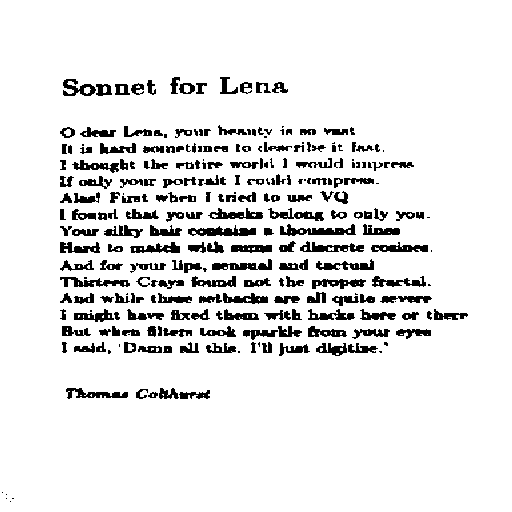
#> input picture TME2/img/son.gif, 512 x 512 px
$ jupyter execute TME2.ipynb
#> lines starting #> are read from the running program, lines starting #| are printed output that depends on the picture; after the words box and inside, x2 and y2 are one past the last pixel; in counts of white or black regions, pixels touching at a corner belong together
* <font color='blue'> Dorian QUABOUL 3872944 </font>
* <font color='blue'> Wenshan WU 3874034 </font>

# TME 2 : Fourier transform

This course is dedicated to the study of the discrete Fourier transform applied on the two following images:

<div>

</div>

and analyze the properties of their spectrum. To this end, we make use of the following functions provided by the module `numpy.fft`:

- `fft2()` to compute the Fourier transform on an image
- `fftshift()` to center the low frequencies
- `abs()` (from `numpy`) to compute the module of a complexe array

In most of cases, high frequencies have lower energy compare to low frequencies. We will use a logarithmic scale by applying $\log(1+abs(TF))$ to display the spectrum.

[cell 1]
import numpy as np
from numpy.fft import fft2,fftshift
from PIL import Image
import matplotlib.pyplot as plt

son = np.array(Image.open('img/son.gif'))
#> son is the input picture: shape (512, 512); 90.8% white; 263 black regions (46 under 20 px), largest, box (x1, y1, x2, y2) and area: (280, 224, 356, 236) 471, (188, 225, 256, 236) 446, (300, 241, 364, 252) 364
sonrot = np.array(Image.open('img/sonrot.gif'))
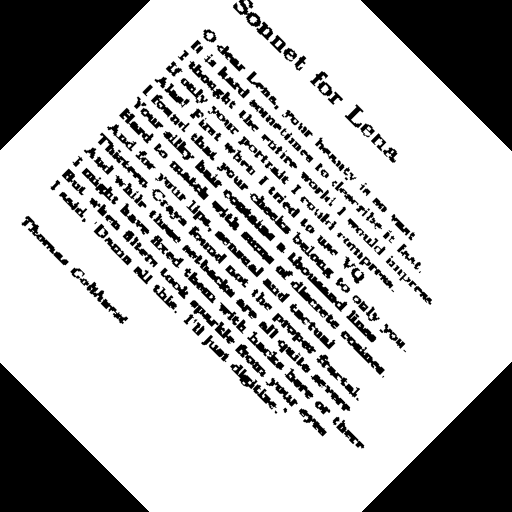
#> input picture TME2/img/sonrot.gif, 512 x 512 px
#> sonrot is the input picture: shape (512, 512); min 0, max 255, mean 187.4

## Exercice: properties of Fourier transform applied on natural images
1. Write the following functions:
 - `computeFT(I)` returning the Fourier transform of image `I`,
 - `toVisualizeFT(If)` returning the centered module of complex an array `If` (the Fourier transform of an image),
 - `toVisualizeLogFT(If)` similar to the previous function but use a logarithmic scale.

[cell 2]
def computeFT(I):
    """ Array -> Array[complex] """
    return fft2(I)

def toVisualizeFT(If):
    """ Array[complex] -> Array[float] """
    return fftshift(abs(If))

def toVisualizeLogFT(If):
    """ Array[complex] -> Array[float] """
    return fftshift(np.log(1+abs(If)))

2. Write a series of instructions that
 - compute the Fourier transform of `son` and `sonrot`,
 - compute and display the module using a logarithmic scale,
 - threshold the module with a parameter of $1.10^5$ (use the function of TME1)
 - display the thresholded spectrum

[cell 3]
def thresholdImage(I,s):
    """ Array*int -> Array """
    return np.where(I<s,0,255)

[cell 4]
### Series of instructions

# Calcul de la TF des images : son et sonrot
TF_son = computeFT(son)
TF_sonrot = computeFT(sonrot)

# Calcul du module et affichage
TF_son_log = toVisualizeLogFT(TF_son)
TF_sonrot_log = toVisualizeLogFT(TF_sonrot)
#> in toVisualizeLogFT (call 2), `return fftshift(np.log(1+abs(If)))`:
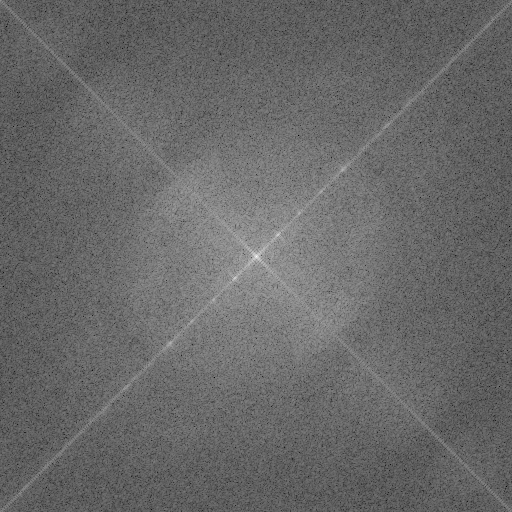
#> returned value: shape (512, 512) float64; min 3.09, max 17.71, mean 9.1; drawn with min black and max white

plt.imshow(TF_son_log,cmap="gray")
plt.title("Module using logarithmic scale - son")
plt.show()

plt.imshow(TF_sonrot_log,cmap="gray")
plt.title("Module using logarithmic scale - sonrot")
plt.show()

# Seuillage du module (10 puissance 5)
fftshift_son = toVisualizeFT(TF_son)
fftshift_sonrot = toVisualizeFT(TF_sonrot)

TF_son_thres = thresholdImage(fftshift_son,10**5)
#> in thresholdImage, `return np.where(I<s,0,255)`: returned value: shape (512, 512) int64; 1.4% white in thin lines or dots, all inside (x1, y1, x2, y2) = (146, 22, 367, 491)
TF_sonrot_thres = thresholdImage(fftshift_sonrot,10**5)
#> in thresholdImage (call 2), `return np.where(I<s,0,255)`: returned value: shape (512, 512) int64; 1.4% white in thin lines or dots, all inside (x1, y1, x2, y2) = (121, 120, 392, 393)

# Affichage spectre seuillé
plt.imshow(TF_son_thres,cmap="gray")
plt.title("Thresholded spectrum - son")
plt.show()

plt.imshow(TF_sonrot_thres,cmap="gray")
plt.title("Thresholded spectrum - sonrot")
plt.show()

3. Interpretation: discuss the results obtained on thresholded FT module. What property of the Fourier transform is shown ?

* <font color='red'> Sur les spectres seuillés des deux images, on remarque une symétrie centrale ainsi qu'une rotation de 45 degrés de l'une par rapport à l'autre </font>
* <font color='red'> Le seuillage a permis de déterminer les fréquences significatives de chaque image </font>
* <font color='red'> Les spectres mettent également en évidence la périodicité ainsi que l'orientation des motifs de l'image </font>

4. Write the function `blend()` getting two images, one float parameter $\alpha\in[0,1]$, calculating $\alpha I_1+(1-\alpha)I_2$ and returning the result.

[cell 5]
def blend(I1,I2,alpha):
    """ Array**2*float -> Array """
    return alpha * I1 + (1-alpha) * I2

5. Apply the previous function on images `son` and `sonrot` and $\alpha=\frac12$, compute the Fourier transform, threshold the module and visualize the result.

[cell 6]
# Application de blend sur son et sonrot pour alpha = 0.5
blend_son_sonrot = blend(son,sonrot,0.5)
#> in blend, `return alpha * I1 + (1-alpha) * I2`:
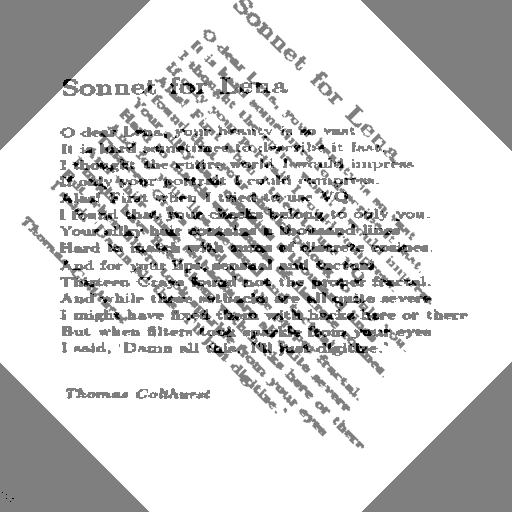
#> returned value: shape (512, 512) float64; min 0, max 255, mean 209.5

# Calcul de la TF
TF_blend = computeFT(blend_son_sonrot)

# Seuillage du module
TF_blend_thr = thresholdImage(toVisualizeFT(TF_blend),10**5)
#> in thresholdImage (call 3), `return np.where(I<s,0,255)`: returned value: shape (512, 512) int64; 0.59% white in thin lines or dots, all inside (x1, y1, x2, y2) = (158, 69, 355, 444)

# Visualisation
plt.imshow(TF_blend_thr,cmap="gray")
plt.title("Blend son + sonrot (alpha = 0.5)")
plt.show()

[cell 7]
# Application de blend sur son et sonrot pour alpha = 0.1
blend_son_sonrot = blend(son,sonrot,0.1)
#> call 2 of blend, with alpha = 0.1
#> in blend (call 2), `return alpha * I1 + (1-alpha) * I2`:
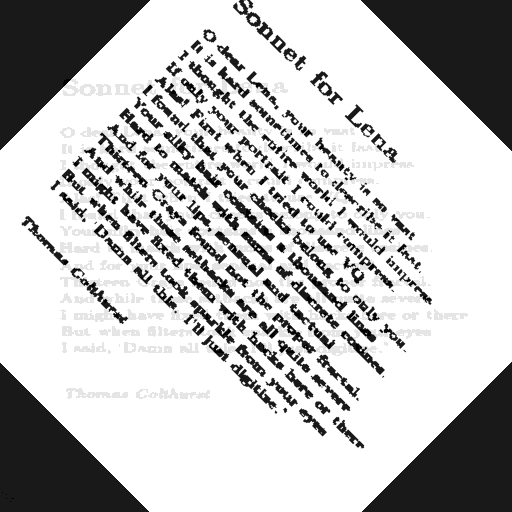
#> returned value: shape (512, 512) float64; min 0, max 255, mean 191.8

# Calcul de la TF
TF_blend = computeFT(blend_son_sonrot)

# Seuillage du module
TF_blend_thr = thresholdImage(toVisualizeFT(TF_blend),10**5)
#> in thresholdImage (call 4), `return np.where(I<s,0,255)`: returned value: shape (512, 512) int64; 1.1% white in thin lines or dots, all inside (x1, y1, x2, y2) = (123, 123, 390, 390)

# Visualisation
plt.imshow(TF_blend_thr,cmap="gray")
plt.title("Blend son + sonrot (alpha = 0.1)")
plt.show()

[cell 8]
# Application de blend sur son et sonrot pour alpha = 0.9
blend_son_sonrot = blend(son,sonrot,0.9)
#> call 3 of blend, with alpha = 0.9
#> in blend (call 3), `return alpha * I1 + (1-alpha) * I2`:
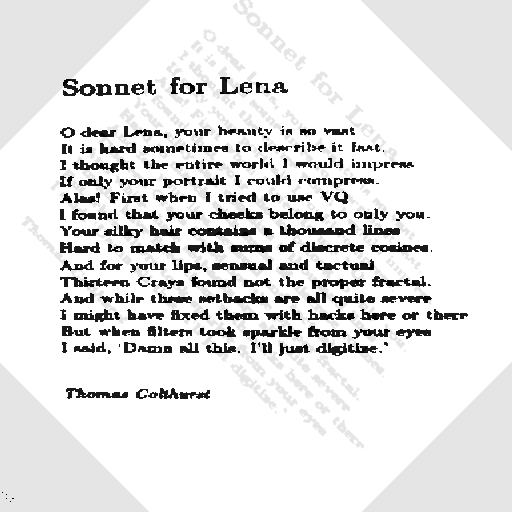
#> returned value: shape (512, 512) float64; min 0, max 255, mean 227.1

# Calcul de la TF
TF_blend = computeFT(blend_son_sonrot)

# Seuillage du module
TF_blend_thr = thresholdImage(toVisualizeFT(TF_blend),10**5)
#> in thresholdImage (call 5), `return np.where(I<s,0,255)`:
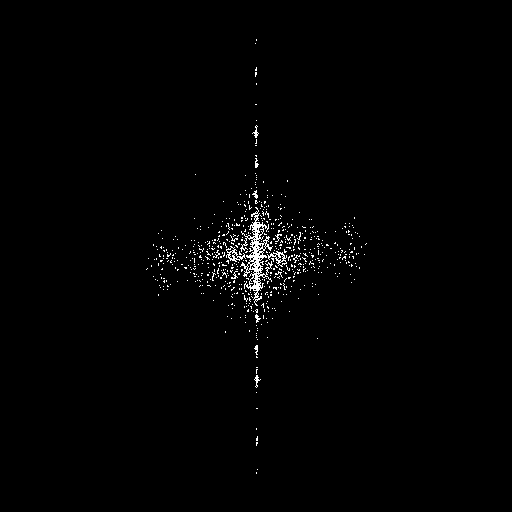
#> returned value: shape (512, 512) int64; 1.1% white in thin lines or dots, all inside (x1, y1, x2, y2) = (146, 39, 367, 474)

# Visualisation
plt.imshow(TF_blend_thr,cmap="gray")
plt.title("Blend son + sonrot (alpha = 0.1)")
plt.show()

6. Compare the latter result with those of question 2: what property of the Fourier transform is shown? What is the behaviour of $\alpha$ in the resulting spectrum?

* <font color='red'> Avec $\alpha$ = 0.5, On remarque que le spectre des deux images combinées est une superposition des deux spectres des deux images précédentes. </font>
* <font color='red'> La propriété de la TF illustrée est celle de la linéarité X(f,g) + Y(f,g). </font>
* <font color='red'> En faisant varier alpha à 0.1, le spectre de son n'apparait plus alors qu'à 0.9 c'est le spectre de sonrot qui n'apparait plus </font>
* <font color='red'> Donc $\alpha$ a un impact sur l'intensité des images en faisant proportionner les niveaux de gris par rapport à alpha </font>
* <font color='red'> Plus $\alpha$ est petit (resp. grand) et plus les fréquences de la première image deviennent moins (resp. plus) significatives et donc son spectre est de moins en moins (resp. plus en plus) visible par rapport à la deuxième image </font>

7. We want to determine the text orientation in image `sonrot` and produce a new image with horizontal text. Write the function `rectifyOrientation()` that:

 + computes the FT module of image given in parameter and threshold it at $3\times 10^{5}$,
 + from thresholded module determines the main orientation using the function `mainOrientation()`
 + produces the rectified image applying a rotation with a suitable angle using `rotateImage()`

[cell 9]
def mainOrientation(I):
    """ Array -> tuple[Iori,float]
        return image of orientation (32 bins) and the main orientation (degree) from a Fourier transform module
    """
    n, m = I.shape

    size = 32
    x = np.array(range(size))
    ori = np.vstack((np.cos(np.pi*x/size), np.sin(np.pi*x/size))).T

    Iori = np.zeros((n, m))
    orients = np.zeros((size))

    for i in range(1,n+1):
        for j in range(1,m+1):
            if I[i-1, j-1] > 0:
                v = np.array([j-m/2, -i + n/2])
                if i > n/2:
                    v = -v
                    prod = np.matmul(ori, v)
                    maxi = prod.max()
                    if maxi > 0:
                        imax = np.nonzero(prod == maxi)
                        Iori[i-1, j-1] = imax[0]
                        orients[imax] += 1

    maxori = np.nonzero(orients == orients.max())[0][0]
    return (Iori, 180*maxori/size - 90)

def rotateImage(I,a):
    """ Array*float -> Array """
    return np.array(Image.fromarray(I).rotate(a, expand=True))


def rectifyOrientation(I) :
    tf_sonrot_module = thresholdImage(toVisualizeFT(computeFT(I)),3*10**5)
#> in thresholdImage (call 6), `return np.where(I<s,0,255)`:
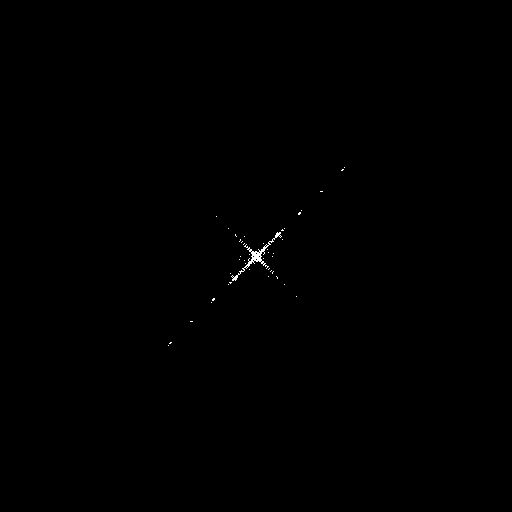
#> returned value: shape (512, 512) int64; 0.14% white in thin lines or dots, all inside (x1, y1, x2, y2) = (168, 167, 345, 346)
    iori,main_or = mainOrientation(tf_sonrot_module)
    return rotateImage(I,-main_or)

8. Experiment `rectifyOrientation()` on `sonrot`, and on a rotation of `img/port.jpg` (using `rotateImage()`) with various rotation angles.

[cell 10]
# Application de rectifyOrientation() sur sonrot
plt.imshow(rectifyOrientation(sonrot),cmap="gray")
#> in rectifyOrientation, `iori,main_or = mainOrientation(tf_sonrot_module)`: main_or = -45
#> in rotateImage, `return np.array(Image.fromarray(I).rotate(a, expand=True))`:
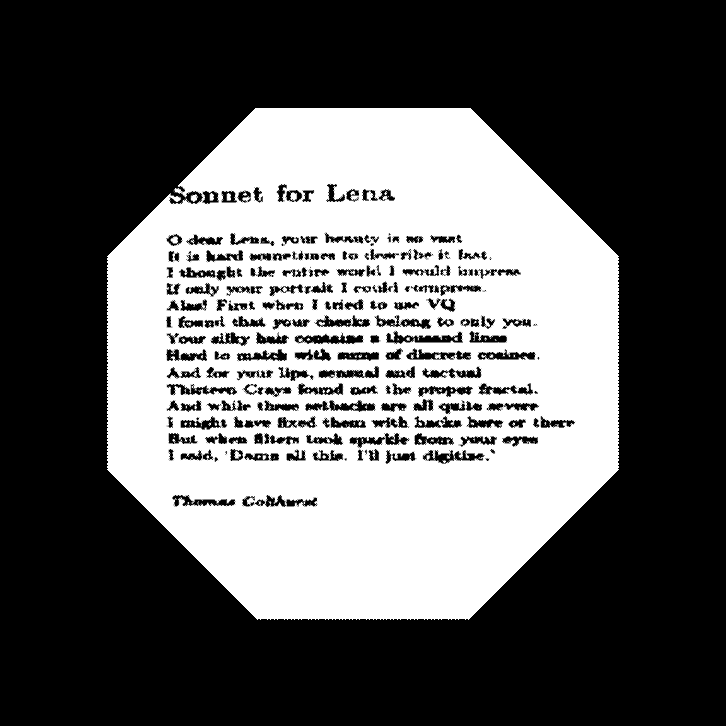
#> returned value: shape (726, 726); min 0, max 255, mean 93.4
plt.title("Rectify Orientation - sonrot")
plt.show()

# Rotation de l'image port
port = np.array(Image.open('img/port.jpg'))
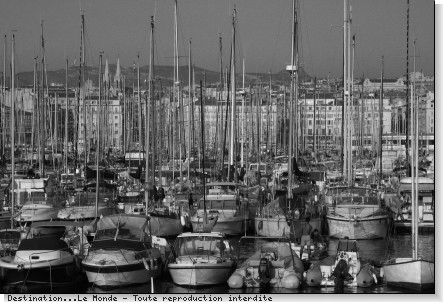
#> input picture TME2/img/port.jpg, 443 x 302 px
#> port is the input picture: shape (302, 443); min 0, max 255, mean 100.6
#plt.imshow(rotateImage(port,1))
plt.imshow(rectifyOrientation(port), cmap = "gray")
#> in thresholdImage (call 7), `return np.where(I<s,0,255)`:
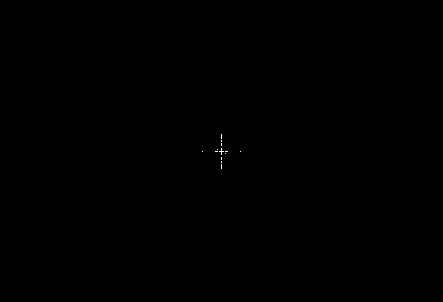
#> returned value: shape (302, 443) int64; 0.03% white in thin lines or dots, all inside (x1, y1, x2, y2) = (202, 134, 241, 169)
plt.title("Rectify Orientation - port")
plt.show()
